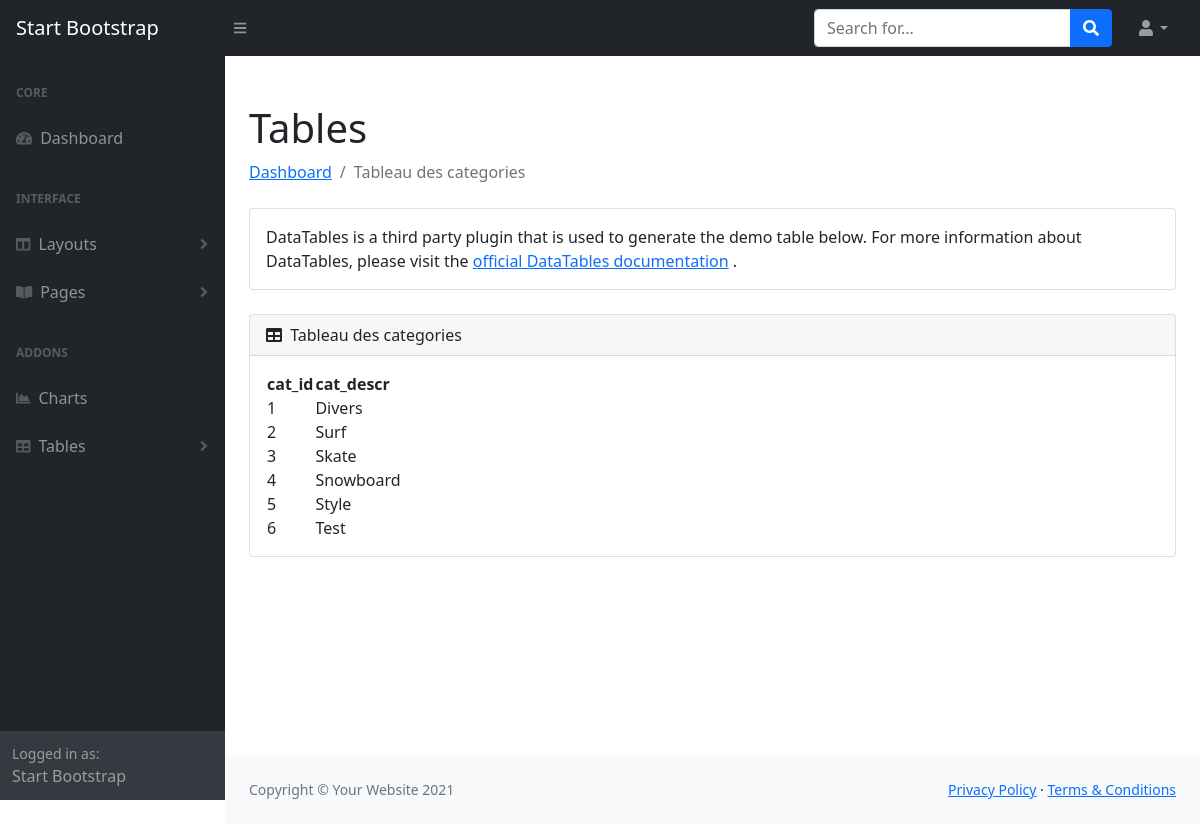
/tables_categories.php, run on the app's committed database.
### tables this page shows
CREATE TABLE `blog_categories` (
  `cat_id` int(11) NOT NULL,
  `cat_descr` varchar(50) NOT NULL
);

### tables_categories.php (called while the page is built)
<?php
include("./model/tables_categories.model.php");
include("./view/tables_categories.view.php");

### model/tables_categories.model.php (called while the page is built, shortened)
<?php
include ("model/pdo.inc.php");
try{
    $query="
    SELECT *
    FROM blog_categories
";
    $req = $pdo ->query($query);
    $data =$req->fetchAll();
} catch(Exception $e){
    die("ereur Mysql: " .$e->getMessage());
};
$title="Tableau des categories";

### view/tables_categories.view.php (the view)
<?php include("view/layout/meta.inc.php"); ?>
<?php include("view/layout/nav.inc.php"); ?>
<div id="layoutSidenav_content">
                <main>
                    <div class="container-fluid px-4">
                        <h1 class="mt-4">Tables</h1>
                        <ol class="breadcrumb mb-4">
                            <li class="breadcrumb-item"><a href="index.php">Dashboard</a></li>
                            <li class="breadcrumb-item active"><?=$title ?></li>
                        </ol>
                        <div class="card mb-4">
                            <div class="card-body">
                                DataTables is a third party plugin that is used to generate the demo table below. For more information about DataTables, please visit the
                                <a target="_blank" href="https://datatables.net/">official DataTables documentation</a>
                                .
                            </div>
                        </div>
                        <div class="card mb-4">
                            <div class="card-header">
                                <i class="fas fa-table me-1"></i>
                                <?=$title ?>
                            </div>
                            <div class="card-body">
                                <table id="datatablesSimple">
                                    <thead>
                                        <tr>
                                            <th><?='cat_id'; ?></th>
                                            <th><?='cat_descr'; ?></th>
                                        </tr>
                                    </thead>
                                    <tbody>
                                            <?php foreach($data as $onedata){ ?>
                                             <tr>
                                            <td><?=$onedata['cat_id']; ?></td>
                                            <td><?=$onedata['cat_descr']; ?></td>
                                        <?php } ?>
                                    </tbody>
                                </table>
                            </div>
                        </div>
                    </div>
                </main>
<?php include("view/layout/footer.inc.php"); ?>

### data on the page
blog_categories: cat_id "1", cat_descr "Divers"
blog_categories: cat_id "2", cat_descr "Surf"
blog_categories: cat_id "3", cat_descr "Skate"
blog_categories: cat_id "4", cat_descr "Snowboard"
blog_categories: cat_id "5", cat_descr "Style"
blog_categories: cat_id "6", cat_descr "Test"

### other printed values
$title "Tableau des categories"
